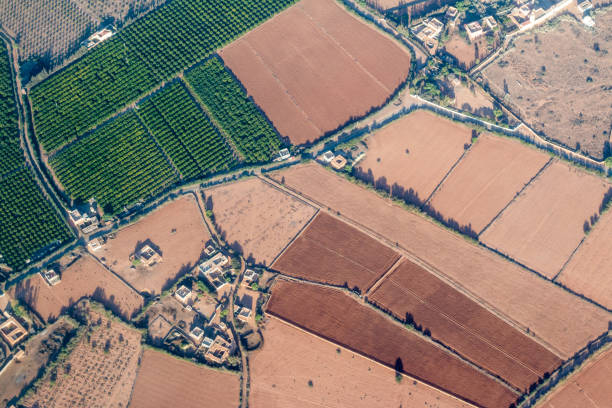
%> input picture farm_drone.jpg, 612 x 408 px
$ octave analyze_crops.m   (GNU Octave 9; MATLAB toolbox functions it lacks are replaced by stand-ins)
%> lines starting %> are read from the running program, lines starting %| are printed output that depends on the picture; in (x1, y1, x2, y2) boxes, pixels count from 0 and x2, y2 are one past the last pixel; in counts of white or black regions, pixels touching at a corner belong together; the program's own positions count from 1
% AmaneAI: Final Unified Agricultural Intelligence Script
% Version 3.0 - Maximum Compatibility & Full Feature Set
% -----------------------------------------------------------------------

clear; clc; close all;

% 1. LOAD IMAGE
try
    img = imread('farm_drone.jpg'); % Ensure your file is named exactly this
%> img is the input picture: size 408x612x3 uint8; mean R, G, B 143, 127, 116
    img_double = im2double(img);
catch
    error('Image file not found. Ensure "farm_drone.jpg" is in your current MATLAB folder.');
end

% 2. CALC VEGETATION INDEX (VARI)
R = img_double(:,:,1);
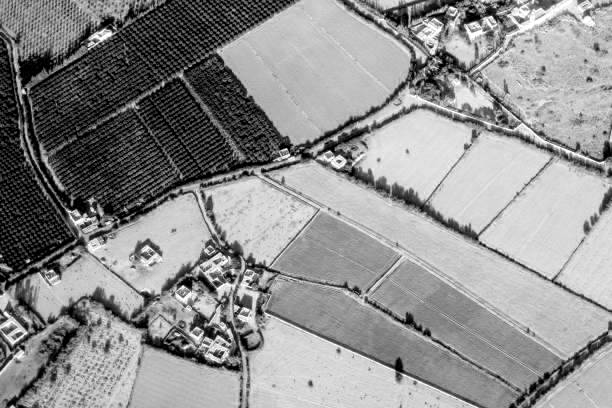
%> R: size 408x612 double; min 0, max 1, mean 0.561
G = img_double(:,:,2);
B = img_double(:,:,3);
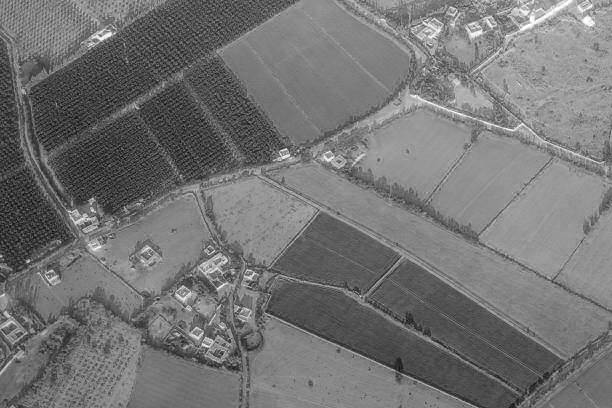
%> B: size 408x612 double; min 0, max 1, mean 0.455
VARI = (G - R) ./ (G + R - B + eps);
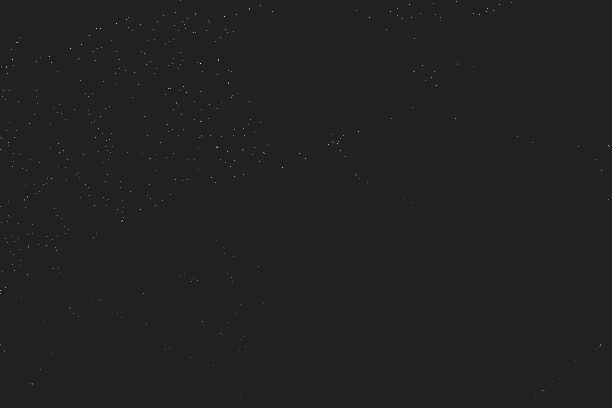
%> VARI: size 408x612 double; min -2.47e+14, max 1.65e+15, mean 1.36e+12; drawn with min black and max white

% 3. K-MEANS SEGMENTATION (LAND CLASSES)
[rows, cols, channels] = size(img_double);
%> rows = 408; cols = 612; channels = 3
pixel_data = reshape(img_double, rows*cols, channels);
nClusters = 3;
[cluster_idx, ~] = kmeans(pixel_data, nClusters, 'Distance', 'sqEuclidean', 'Replicates', 3);
segmented_img = reshape(cluster_idx, rows, cols);
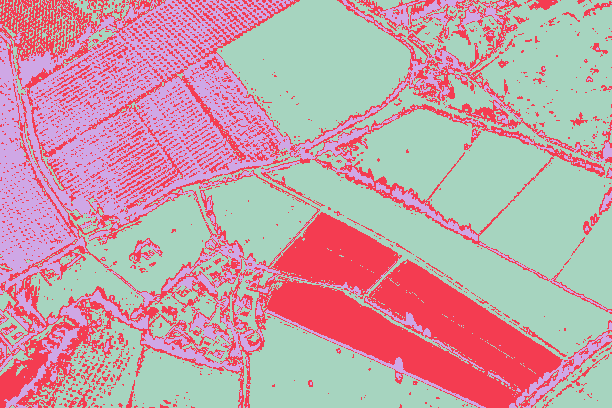
%> segmented_img: size 408x612 double; 3 distinct labels, from 1 to 3; one colour per label, 0 black

% Find Crop Cluster
avg_green = zeros(nClusters, 1);
for i = 1:nClusters
    avg_green(i) = mean(G(segmented_img == i));
end
%> after the loop, avg_green = [0.625; 0.433; 0.273]
[~, crop_cluster_id] = max(avg_green);
%> crop_cluster_id = 1
crop_mask = (segmented_img == crop_cluster_id);
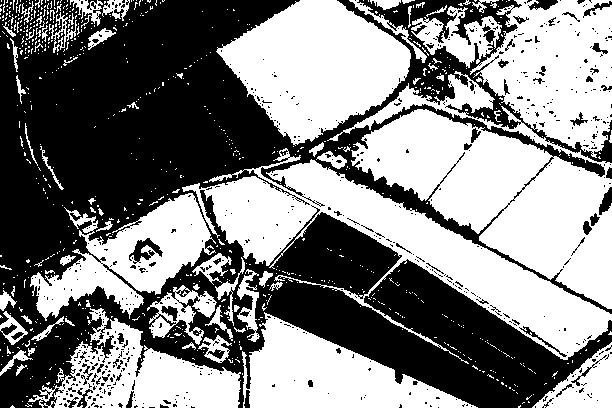
%> crop_mask: size 408x612 logical; 51.5% white; 608 black regions (551 under 20 px), largest, box (x1, y1, x2, y2) and area: (0, 0, 612, 408) 115751, (129, 238, 163, 264) 373, (599, 187, 612, 215) 202

% 4. STRUCTURAL ANALYSIS (ROW DETECTION)
binary_crops = bwareaopen(crop_mask, 50);
%> binary_crops: size 408x612 logical; 50.2% white; 603 black regions (546 under 20 px), largest, box (x1, y1, x2, y2) and area: (0, 0, 612, 408) 118975, (129, 238, 163, 264) 373, (599, 187, 612, 215) 202
se = strel('disk', 3);
row_structure = imclose(binary_crops, se);
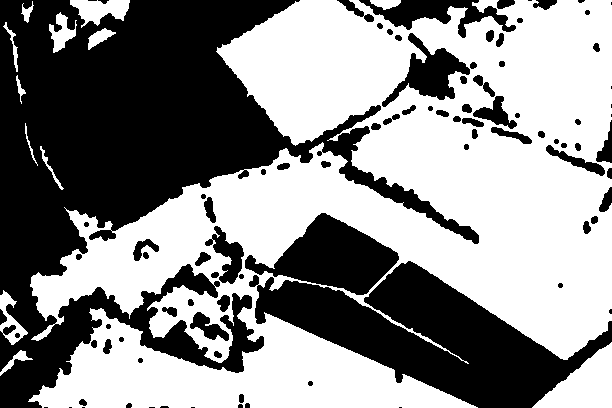
%> row_structure: size 408x612 logical; 54.9% white; 92 black regions (16 under 20 px), largest, box (x1, y1, x2, y2) and area: (0, 0, 479, 408) 71251, (249, 261, 612, 408) 23188, (245, 213, 399, 295) 6286
projection = sum(row_structure, 1);
%> projection = 612 values, max 386 at index 571, min 19 at index 31, mean 224.1

% 5. WATER STRESS DETECTION (AI LOGIC)
health_threshold = 0.12;
stressed_mask = (VARI < health_threshold) & crop_mask;
%> stressed_mask: size 408x612 logical; 51.3% white; 589 black regions (534 under 20 px), largest, box (x1, y1, x2, y2) and area: (0, 0, 612, 408) 116349, (129, 238, 163, 264) 373, (599, 187, 612, 215) 202
stressed_mask = bwareaopen(stressed_mask, 15);
%> stressed_mask: size 408x612 logical; 50.5% white; 588 black regions (533 under 20 px), largest, box (x1, y1, x2, y2) and area: (0, 0, 612, 408) 118196, (129, 238, 163, 264) 373, (599, 187, 612, 215) 202
[row_coord, col_coord] = find(stressed_mask);
%> row_coord = 126143 values from 1 to 408; col_coord = 126143 values from 1 to 612

% 6. AMANE-AI WATER ESTIMATOR (NEW FEATURE)
% Assuming 1 pixel = 0.1 meters (adjust based on drone altitude)
pixel_size_meters = 0.1;
stressed_area_m2 = sum(stressed_mask(:)) * (pixel_size_meters^2);
%> stressed_area_m2 = 1261.4
% Assuming 5 liters per m2 for irrigation
liters_needed = stressed_area_m2 * 5;
%> liters_needed = 6307.2

% 7. DISPLAY ALL FIGURES (6 Visualizations)
figure('Name', 'AmaneAI Agricultural Intelligence');

subplot(2,3,1); imshow(img); title('1. Raw Drone Image');
subplot(2,3,2); imagesc(VARI); colormap(gca, 'jet'); colorbar; title('2. Health Index (VARI)');
subplot(2,3,3); imshow(segmented_img, []); colormap(gca, 'hsv'); title('3. Land Classification');
subplot(2,3,4); imshow(row_structure); title('4. Isolated Crop Rows');
subplot(2,3,5); plot(projection, 'g'); grid on; title('5. Row Density Plot');
subplot(2,3,6); imshow(img); hold on; plot(col_coord, row_coord, 'r.', 'MarkerSize', 1);
title('6. Targeted Irrigation Map');
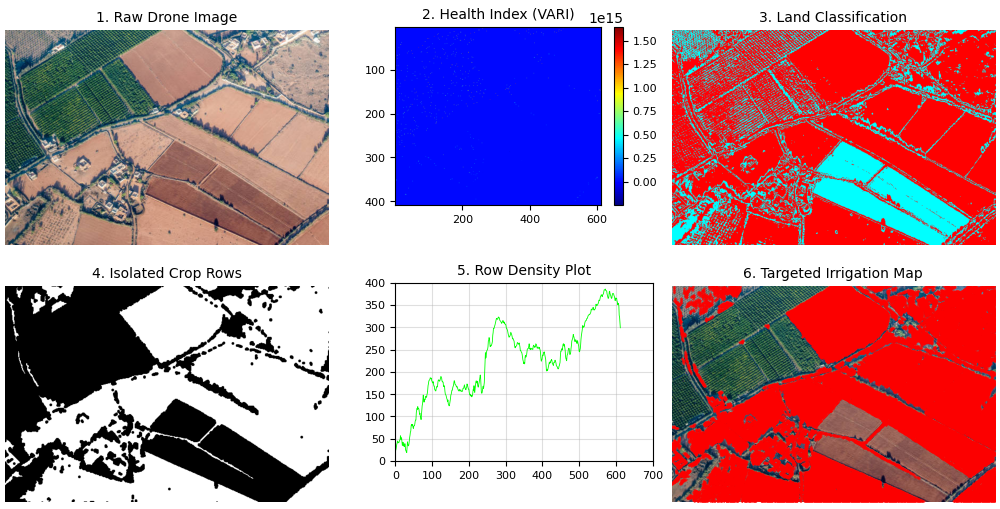
%> figure redrawn from the program's plot data, 6 panels

% 8. DATA EXPORT (JSON for Node.js/IoT)
report = struct();
report.project = 'AmaneAI';
report.crop_coverage_pct = (sum(crop_mask(:)) / numel(crop_mask)) * 100;
%> report.crop_coverage_pct = 51.47
report.stress_pct = (sum(stressed_mask(:)) / sum(crop_mask(:))) * 100;
%> report.stress_pct = 98.15
report.estimated_liters = liters_needed;
%> report.estimated_liters = 6307.2
report.coords = [col_coord(1:20:end), row_coord(1:20:end)]; % Sampled for light JSON

jsonData = jsonencode(report);
fid = fopen('amane_report.json', 'w');
fprintf(fid, '%s', jsonData);
fclose(fid);

% PRINT REPORT
fprintf('\n--- AMANE-AI ANALYTICS REPORT ---\n');
fprintf('Active Crop Coverage: %.2f%%\n', report.crop_coverage_pct);
%| Active Crop Coverage: 51.47%
fprintf('Water Stress Level:   %.2f%%\n', report.stress_pct);
%| Water Stress Level:   98.15%
fprintf('Water Needed:         %.1f Liters\n', liters_needed);
%| Water Needed:         6307.2 Liters
fprintf('JSON Data Saved:      amane_report.json\n');
fprintf('---------------------------------\n');

$ run again, with 2.png saved as farm_drone.jpg
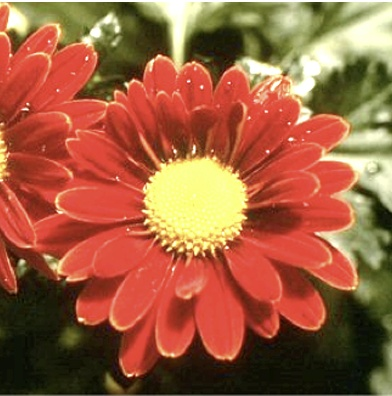
%> input picture 2.png, 392 x 396 px
%> img is the input picture: size 396x392x3 uint8; mean R, G, B 157, 94.5, 62.6
%> `segmented_img = reshape(cluster_idx, rows, cols);`:
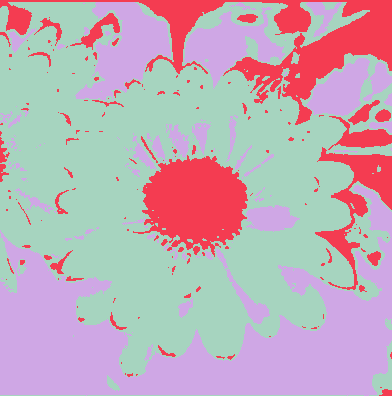
%> segmented_img: size 396x392 double; 3 distinct labels, from 1 to 3; one colour per label, 0 black
%> after the loop `for i = 1:nClusters`: avg_green = [0.336; 0.871; 0.164]
%> crop_cluster_id = 2
%> crop_mask: size 396x392 logical; 16.5% white; 148 white regions (104 under 20 px), largest, box (x1, y1, x2, y2) and area: (0, 0, 392, 125) 10612, (133, 155, 248, 257) 7435, (315, 147, 392, 290) 3085
%> row_structure: size 396x392 logical; 16.2% white; 16 white regions, largest, box (x1, y1, x2, y2) and area: (0, 0, 392, 125) 10995, (133, 136, 248, 257) 7800, (315, 100, 392, 290) 4377
%> projection = 392 values, max 165 at index 355, min 2 at index 128, mean 64.16
%> `stressed_mask = bwareaopen(stressed_mask, 15);`:
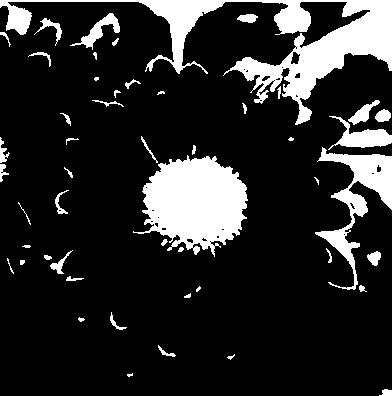
%> stressed_mask: size 396x392 logical; 16.1% white; 50 white regions (6 under 20 px), largest, box (x1, y1, x2, y2) and area: (0, 0, 392, 125) 10612, (133, 155, 248, 257) 7435, (315, 147, 392, 290) 3085
%> row_coord = 25052 values from 1 to 396; col_coord = 25052 values from 1 to 392
%> stressed_area_m2 = 250.5
%> liters_needed = 1252.6
%> report.crop_coverage_pct = 16.46
%> report.stress_pct = 98.03
%> report.estimated_liters = 1252.6
%> report.coords = 1253 rows, first 12: [1 1; 1 147; 1 168; 2 6; 2 158; 2 180; 3 154; 3 180; 4 156; 5 6; 5 169; 6 162]
%| Active Crop Coverage: 16.46%
%| Water Stress Level:   98.03%
%| Water Needed:         1252.6 Liters

$ run again, with 4.png saved as farm_drone.jpg
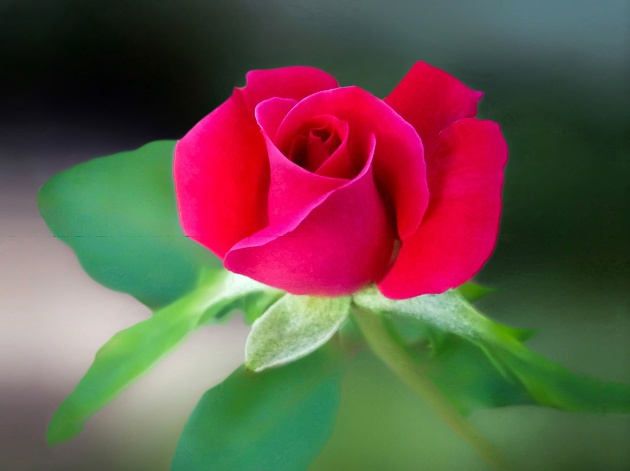
%> input picture 4.png, 630 x 471 px
%> img is the input picture: size 471x630x3 uint8; mean R, G, B 104.4, 84.3, 73.9
%> `segmented_img = reshape(cluster_idx, rows, cols);`:
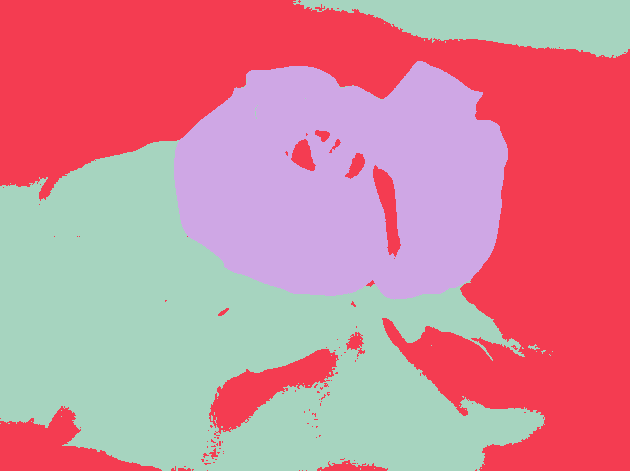
%> segmented_img: size 471x630 double; 3 distinct labels, from 1 to 3; one colour per label, 0 black
%> after the loop `for i = 1:nClusters`: avg_green = [0.602; 0.24; 0.0228]
%> crop_cluster_id = 1
%> crop_mask: size 471x630 logical; 37.3% white; 60 white regions (57 under 20 px), largest, box (x1, y1, x2, y2) and area: (0, 140, 545, 471) 98874, (293, 0, 630, 58) 11727, (528, 344, 540, 350) 32
%> binary_crops: size 471x630 logical; 37.3% white; 2 white regions, box (x1, y1, x2, y2) and area: (0, 140, 545, 471) 98874, (293, 0, 630, 58) 11727
%> row_structure: size 471x630 logical; 37.6% white; 2 white regions, box (x1, y1, x2, y2) and area: (0, 140, 545, 471) 99715, (293, 0, 630, 58) 11845
%> projection = 630 values, max 330 at index 163, min 48 at index 546, mean 177.1
%> `stressed_mask = (VARI < health_threshold) & crop_mask;`:
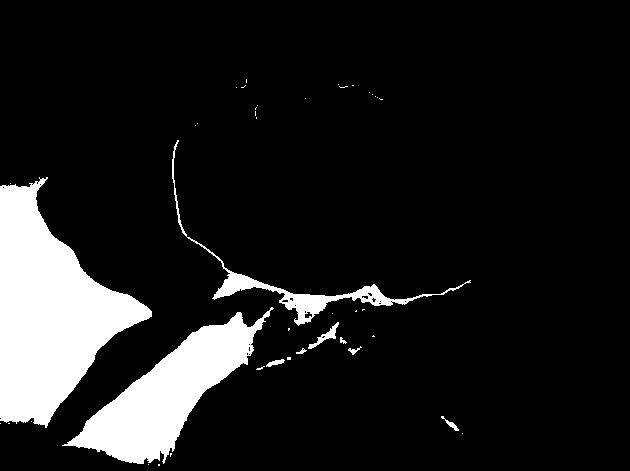
%> stressed_mask: size 471x630 logical; 11.6% white; 42 white regions (33 under 20 px), largest, box (x1, y1, x2, y2) and area: (0, 177, 152, 428) 19664, (62, 307, 274, 464) 11557, (172, 140, 471, 326) 2733
%> row_coord = 34417 values from 141 to 464; col_coord = 34417 values from 1 to 471
%> stressed_area_m2 = 344.2
%> liters_needed = 1720.9
%> report.crop_coverage_pct = 37.33
%> report.stress_pct = 31.07
%> report.estimated_liters = 1720.9
%> report.coords = 1721 rows, first 12: [1 187; 1 207; 1 227; 1 247; 1 267; 1 287; 1 307; 1 327; 1 347; 1 367; 1 387; 1 407]
%| Active Crop Coverage: 37.33%
%| Water Stress Level:   31.07%
%| Water Needed:         1720.9 Liters
